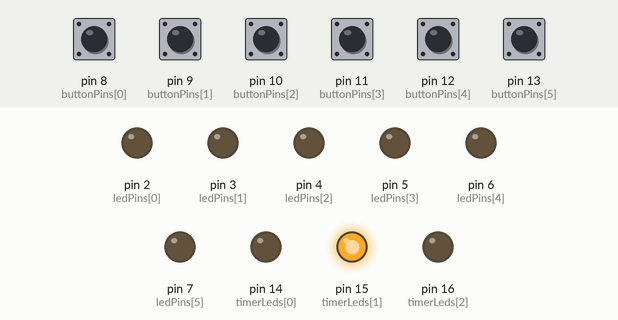
Recording of a sketch running on a simulated Arduino Uno, built with avr-gcc and run on an emulated ATmega328P. Parts: output pins drawn as LEDs (lit = HIGH). The test bench sets the inputs (shaded band); at power-on: pin 8 (buttonPins[0]), pin 9 (buttonPins[1]), pin 10 (buttonPins[2]), pin 11 (buttonPins[3]), pin 12 (buttonPins[4]), pin 13 (buttonPins[5]) HIGH. What the sketch prints to the serial monitor is not drawn.

Above: at 1.2 s.
1.3 s: pin 8 (buttonPins[0]) pulled LOW for 1 s
At 3.7 s:
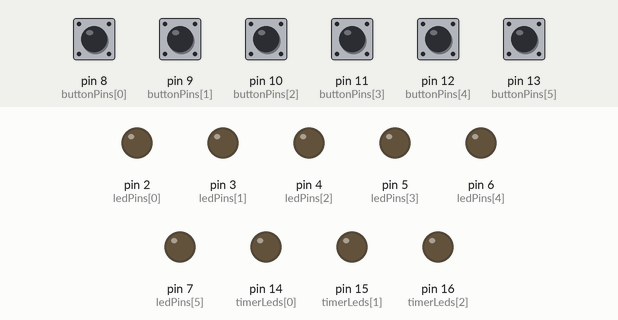
4.4 s: pin 9 (buttonPins[1]) pulled LOW for 1 s
At 5.0 s:
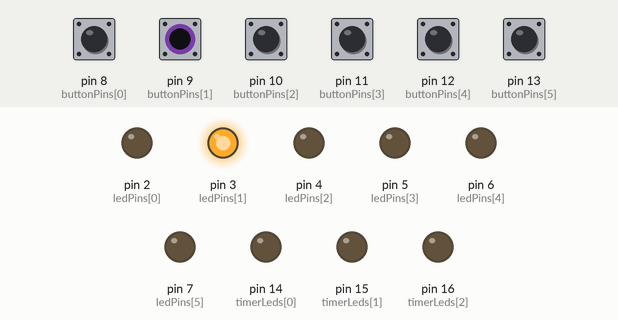
7.3 s: pin 10 (buttonPins[2]) pulled LOW for 1 s
At 8.4 s:
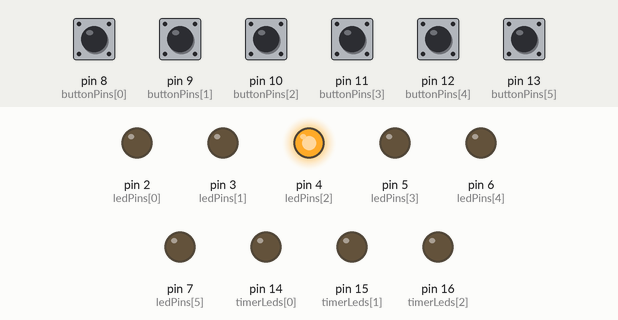
10.2 s: pin 11 (buttonPins[3]) pulled LOW for 1 s
At 11.3 s:
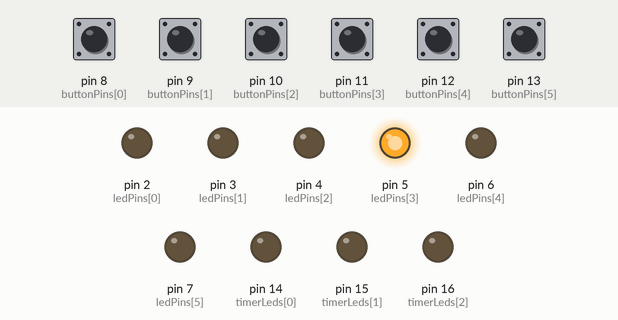
13.1 s: pin 12 (buttonPins[4]) pulled LOW for 1 s
At 13.8 s:
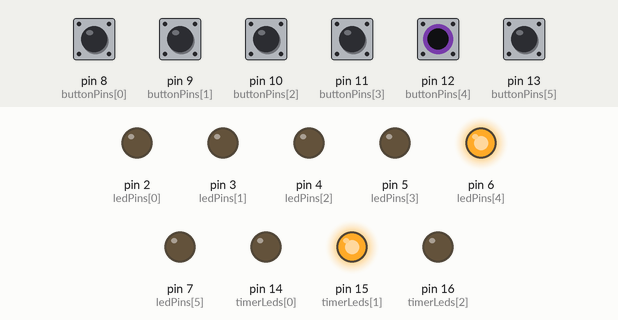
16.0 s: pin 13 (buttonPins[5]) pulled LOW for 1 s
At 17.1 s:
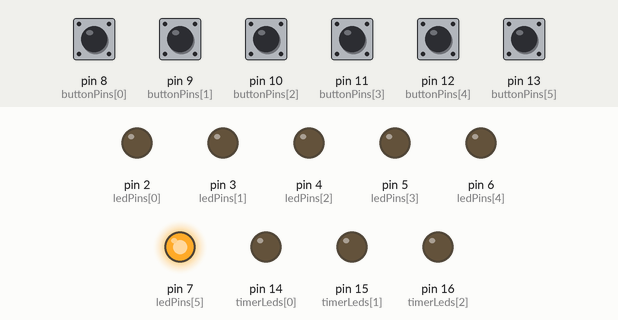
Timing chart, 0 to 19.0 s (numbered marks = the images above; inputs shaded):
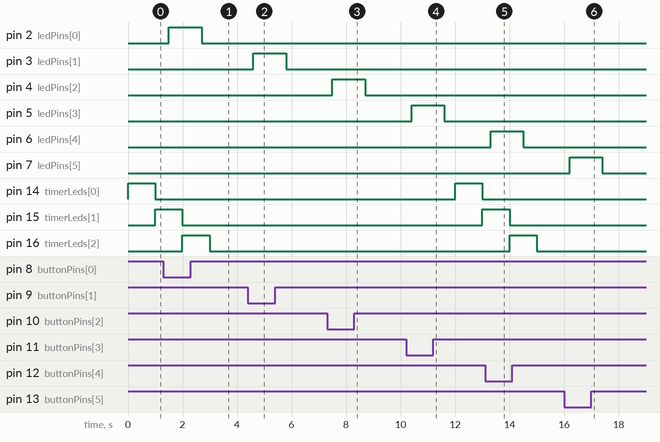

The sketch:

ButtonTest.ino
```cpp
#include <Bounce2.h>

#define NUM_TIMER_LEDS 3
#define NUM_LEDS 6
#define LOCKOUT_TIME 300 // amount of time that inputs from the other pins are locked out
#define DEBOUNCE_TIME 200 // amount of time that inputs from that pin are locked out
#define RESET_TIME 5 // amount of time between button presses, if exceeded -> fail sequence

const int ledPins[NUM_LEDS] = {2,3,4,5,6,7};
const int buttonPins[NUM_LEDS] = {8,9,10,11,12,13};
const int timerLeds[NUM_TIMER_LEDS] = {14,15,16};

#define SEQUENCE_COUNT 16
const int correctSequence[SEQUENCE_COUNT] = {0,1,2,3,4,5,0,1,2,3,4,5,0,1,2,3};
int currentSequence[SEQUENCE_COUNT] = {0,0,0,0,0,0,0,0,0,0,0,0};
int sequenceCounter = 0;
int resetTimer = RESET_TIME;
Bounce debounce[NUM_LEDS];

int long previousTime = 0;

void setup(){

  for (int i = 0; i < NUM_LEDS; i++){

    debounce[i] = Bounce();
    debounce[i].attach(buttonPins[i]);
    debounce[i].interval(DEBOUNCE_TIME);

    pinMode(ledPins[i], OUTPUT);
    digitalWrite(ledPins[i], LOW);
    pinMode(buttonPins[i], INPUT_PULLUP);

  }

  for (int i = 0; i < NUM_TIMER_LEDS; i++){
    pinMode(timerLeds[i], OUTPUT);
    digitalWrite(timerLeds[i], LOW);
  }

    // INITIALIZE TIMER INTERRUPTS
  cli(); // disable global interrupt
  TCCR1A = 0; // set entire TCCR1A register to 0
  TCCR1B = 0; // same for TCCR1B
  OCR1A = 15624; // set compare match register to desired timer count. 16 MHz with 1024 prescaler = 15624 counts/s
  // Bit: 7,6,5,4,3,2,1,0
  // WGM12: 3, CS10: 1, CS12: 2
  // the value on the left by the number of bits on the right
  TCCR1B |= (1 << WGM12); // turn on CTC mode. clear timer on compare match
  TCCR1B |= (1 << CS10); // Set CS10 and CS12 bits for 1024 prescaler
  TCCR1B |= (1 << CS12);
  // basically TCCR1B is 0000 1110
  TIMSK1 |= (1 << OCIE1A); // enable timer compare interrupt

  sei(); // enable global interrupts

  Serial.begin(9600);
}

void loop(){

  // poll the state of the buttons,
  for (int i = 0; i < NUM_LEDS; i++){
    debounce[i].update(); // if button i's state has changed
  }

  if (millis() - previousTime < LOCKOUT_TIME){
      return;
  }

  for (int i = 0; i < NUM_LEDS; i++){
    if (debounce[i].read() == LOW){
      digitalWrite(ledPins[i], HIGH);
      pushButton(i);
      previousTime = millis();
      break;
    }else{
      digitalWrite(ledPins[i], LOW);
    }
  }
}


boolean checkSequence(){
  for (int i = 0; i < NUM_LEDS; i++){
    if (currentSequence[i] != correctSequence[i]){
      return false;
    }
  }
  return true;
}


void pushButton(int i){
  currentSequence[sequenceCounter] = i;

  // display the index of the button that was just pressed
  Serial.print(i);

  if (sequenceCounter == SEQUENCE_COUNT - 1){

    if (checkSequence()){
      Serial.println("Correct Sequence");
    }else{
      Serial.println("Incorrect Sequence");
    }

    reset();
  }

  sequenceCounter++;
}

void reset(){
  sequenceCounter = 0;
  for (int i = 0; i < NUM_LEDS; i++){
    currentSequence[i] = 0;
  }
  resetTimer = RESET_TIME;
}


ISR(TIMER1_COMPA_vect){
   Serial.print(resetTimer);
   resetTimer--;

   if (resetTimer == 0){

      Serial.println("Reset, waited too long in between "); // time between button presses too long
   }
   else if (resetTimer == RESET_TIME - 1){
    digitalWrite(timerLeds[0], HIGH);
   }
   else if (resetTimer == RESET_TIME - 2){
    digitalWrite(timerLeds[0], LOW);
    digitalWrite(timerLeds[1], HIGH);
   }
   else if (resetTimer == RESET_TIME - 3){
    digitalWrite(timerLeds[1], LOW);
    digitalWrite(timerLeds[2], HIGH);
   }
   else {
    digitalWrite(timerLeds[2], LOW);
    return;
   }
}
```

Measured:
- after the input at 1.3 s, pin 2 (ledPins[0]): LOW → HIGH after 0.20 s, → LOW 1.2 s later
- after the input at 4.4 s, pin 3 (ledPins[1]): LOW → HIGH after 0.20 s, → LOW 1.2 s later
- after the input at 7.3 s, pin 4 (ledPins[2]): LOW → HIGH after 0.20 s, → LOW 1.2 s later
- after the input at 10.2 s, pin 5 (ledPins[3]): LOW → HIGH after 0.20 s, → LOW 1.2 s later; pin 14 (timerLeds[0]): LOW → HIGH after 1.8 s, → LOW 1.0 s later; pin 15 (timerLeds[1]): LOW → HIGH after 2.8 s
- after the input at 13.1 s, pin 6 (ledPins[4]): LOW → HIGH after 0.20 s, → LOW 1.2 s later
- after the input at 16.0 s, pin 7 (ledPins[5]): LOW → HIGH after 0.20 s, → LOW 1.2 s later
